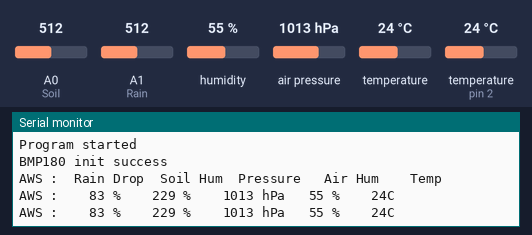
Bench run of a sketch on a simulated Arduino Uno, built with avr-gcc and run on an emulated ATmega328P. On the bench: the last lines printed to the serial monitor. Wiring (inferred from the names in the program): DHT11 sensor: data pin 2. The test bench sets the inputs (shaded band); at power-on: humidity 55 %, air pressure 1013 hPa, A0 (Soil) = 512, A1 (Rain) = 512, temperature (sensor on pin 2) 24 °C, temperature 24 °C.

Above: at 6.1 s.
6.2 s: humidity set to 22 %
At 12.2 s:
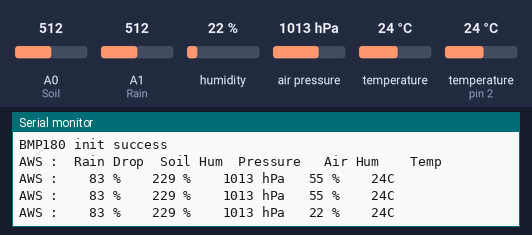
12.5 s: air pressure set to 952 hPa
At 17.7 s:
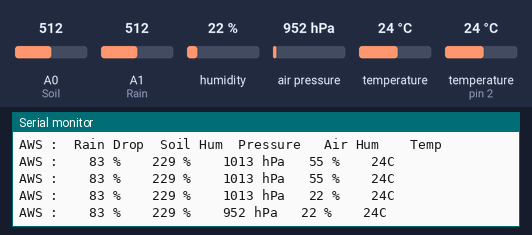
18.8 s: A0 (Soil) set to 716
At 22.0 s:
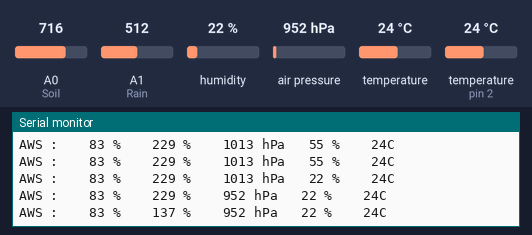
25.1 s: A1 (Rain) set to 716
At 27.5 s:
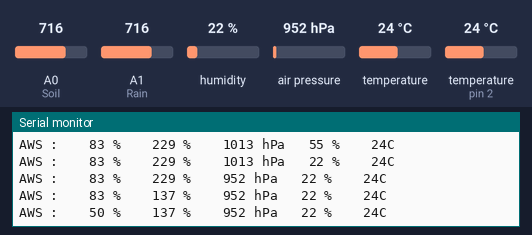
31.4 s: temperature (sensor on pin 2) set to 12 °C
At 32.9 s:
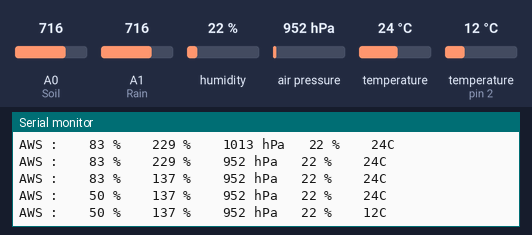
37.7 s: air pressure set to 975 hPa
At 43.9 s:
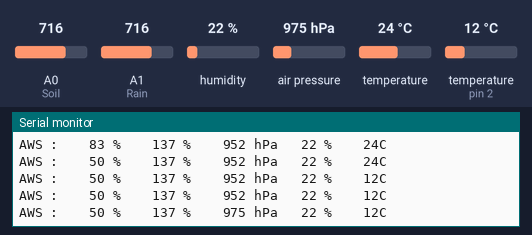
Timing chart, 0 to 45.0 s (numbered marks = the images above; inputs shaded):
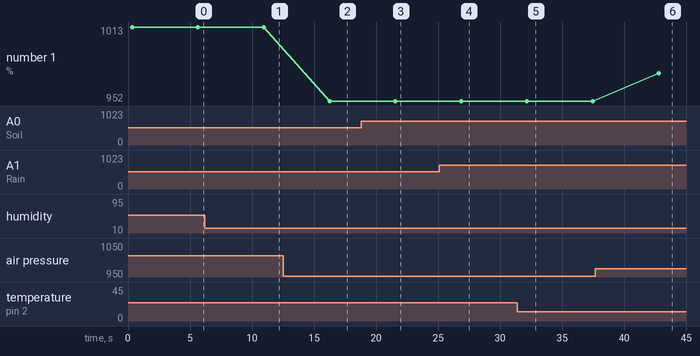

Measured:
- after the input at 6.2 s, the serial monitor: prints a new line after 4.7 s (image 1)
- after the input at 12.5 s, the serial monitor: prints a new line after 3.8 s (image 2)
- after the input at 18.8 s, the serial monitor: prints a new line after 2.8 s (image 3)
- after the input at 25.1 s, the serial monitor: prints a new line after 1.8 s (image 4)
- after the input at 31.4 s, the serial monitor: prints a new line after 0.77 s (image 5)
- after the input at 37.7 s, the serial monitor: prints a new line after 5.1 s (image 6)
- plotted number 1: 1013 → 952 after the input at 12.5 s, 952 → 975 after the input at 37.7 s

The sketch:

AWS_test.ino
```cpp
/*
Pin Configuration
Rain Drop      A0
Soil Humidity  A1
SDA            A4
SCL            A5
DHT11 Data     D2
*/

int result [5];           //Sensor result array
#include <Wire.h>         //Including wire library
#include <SFE_BMP180.h>   //Including BMP180 library
#define ALTITUDE 3        //Altitude where I live (change this to your altitude)
SFE_BMP180 pressure;      //Creating an object
#include <DHT.h>          //Including DHT11 library
#define DHTPIN 2          //Define DHT11 digital pin
#define DHTTYPE DHT11     //Define DHT TYPE which is DHT11
DHT dht(DHTPIN, DHTTYPE); //Execute DHT11 library

void setup() {
Serial.begin(9600);       //Starting serial communication
Serial.println("Program started");
//Analog setup
pinMode(A0, INPUT);       //Soil
pinMode(A1, INPUT);       //Rain
//BMP180 Setup
if (pressure.begin())     //If initialization was successful, continue
 {Serial.println("BMP180 init success");
 Serial.print("AWS :");
 Serial.print("\t");
 Serial.print("Rain Drop\t");
 Serial.print("Soil Hum\t");
 Serial.print("Pressure \t");
 Serial.print("Air Hum\t");
 Serial.print("\t");
 Serial.println("Temp \t");}
else                       //Else, stop code forever
  {
    Serial.println("BMP180 init fail");
    while (1);
  }

//DHT11 setup
dht.begin();
}

void loop() {
//analog setup
int A_Rain = analogRead(A0);
int A_Soil = analogRead(A1);
A_Rain = map(A_Rain, 800, 1023, 100, 0);
A_Soil = map(A_Soil, 400, 1023, 100, 0);
result[0]=A_Soil;
result[1]=A_Rain;
//bmp180 setup
char status;
double T, P, p0;
status = pressure.startTemperature();
if (status != 0) {
    delay(status);
    status = pressure.getTemperature(T);
    if (status != 0) {
    status = pressure.startPressure(3);
      if (status != 0) {
        delay(status);
        status = pressure.getPressure(P, T);
        if (status != 0) {
          p0 = pressure.sealevel(P, ALTITUDE);
          result[2]=p0;
        }}}}
result[3] = dht.readHumidity();
result[4] = dht.readTemperature();
Serial.print("AWS : ");
Serial.print(" \t");
Serial.print(result[0]);
Serial.print(" %\t");
Serial.print("\t");
Serial.print(result[1]);
Serial.print(" %\t");
Serial.print("\t");
Serial.print(result[2]);
Serial.print(" hPa \t");
Serial.print(result[3]);
Serial.print(" %\t");
Serial.print("\t");
Serial.print(result[4]);
Serial.println("C \t");
delay(5000);
}
```
